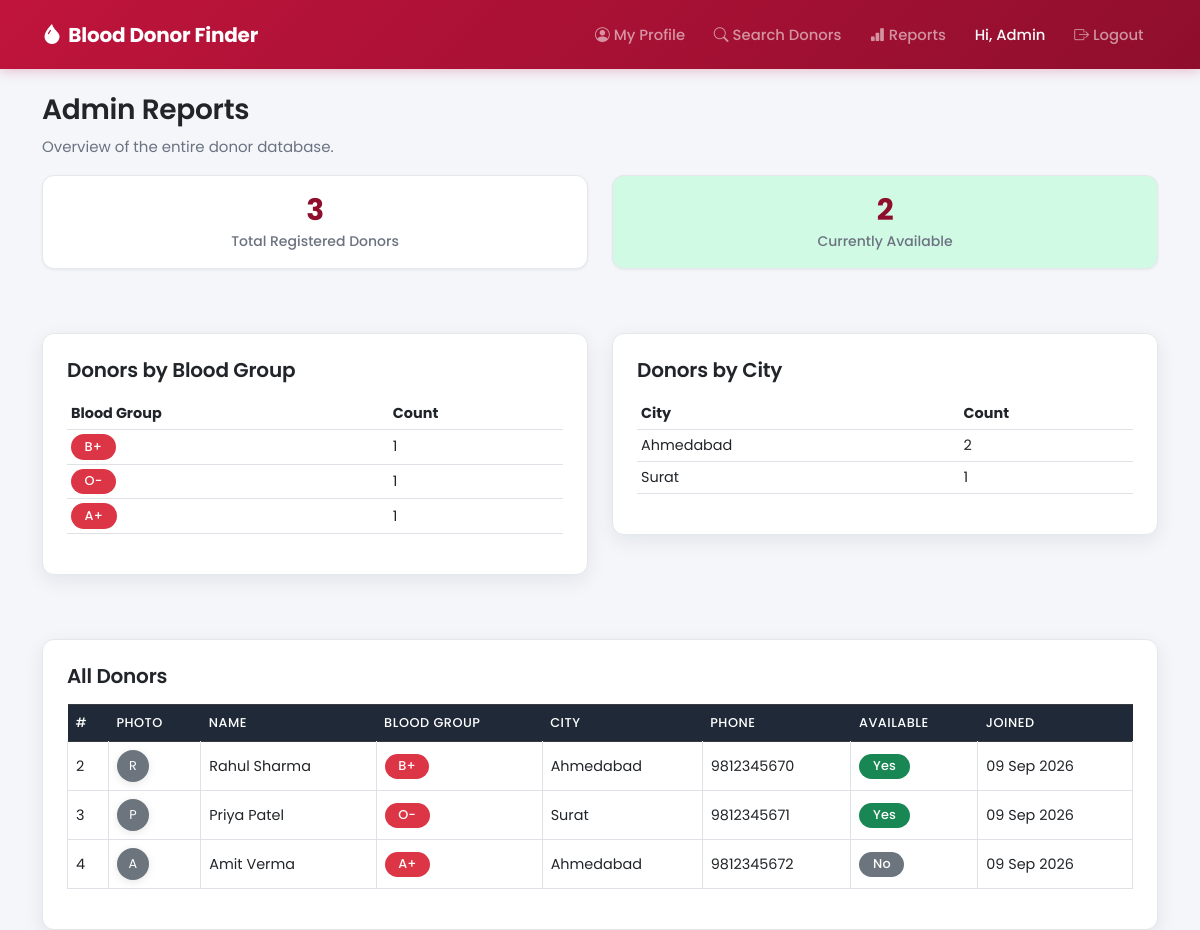
/admin_dashboard.php (signed in), run on the app's committed database.
### tables this page shows
CREATE TABLE donors (
    id INT AUTO_INCREMENT PRIMARY KEY,
    full_name VARCHAR(100) NOT NULL,
    email VARCHAR(100) NOT NULL UNIQUE,
    password VARCHAR(255) NOT NULL,
    phone VARCHAR(15) NOT NULL,
    blood_group ENUM('A+','A-','B+','B-','AB+','AB-','O+','O-') NOT NULL,
    city VARCHAR(50) NOT NULL,
    last_donation_date DATE NULL,
    photo VARCHAR(255) DEFAULT NULL,
    is_available ENUM('Yes','No') DEFAULT 'Yes',
    role ENUM('donor','admin') DEFAULT 'donor',
    created_at TIMESTAMP DEFAULT CURRENT_TIMESTAMP
);

### includes/functions.php (called while the page is built, shortened)
<?php
function is_admin() {
    return isset($_SESSION['role']) && $_SESSION['role'] == 'admin';
}
?>

### admin_dashboard.php (the view, shortened to what this page needs)
<?php
require_once 'includes/db.php';
require_once 'includes/functions.php';
$by_group = $conn->query("SELECT blood_group, COUNT(*) as total FROM donors WHERE role='donor' GROUP BY blood_group ORDER BY total DESC");
$by_city = $conn->query("SELECT city, COUNT(*) as total FROM donors WHERE role='donor' GROUP BY city ORDER BY total DESC");
$per_page = 10;
$page = isset($_GET['page']) && is_numeric($_GET['page']) ? (int)$_GET['page'] : 1;
$offset = ($page - 1) * $per_page;
$stmt = $conn->prepare("SELECT * FROM donors WHERE role='donor' ORDER BY created_at DESC LIMIT ? OFFSET ?");
$stmt->bind_param("ii", $per_page, $offset);
$stmt->execute();
$all_donors = $stmt->get_result();
$total_donors = $conn->query("SELECT COUNT(*) as total FROM donors WHERE role='donor'")->fetch_assoc()['total'];
$available = $conn->query("SELECT COUNT(*) as total FROM donors WHERE role='donor' AND is_available='Yes'")->fetch_assoc()['total'];
?>
<!DOCTYPE html>
<html lang="en">
<head>
<link rel="stylesheet" href="https://cdn.jsdelivr.net/npm/bootstrap@5.3.0/dist/css/bootstrap.min.css">
<link rel="stylesheet" href="https://cdn.jsdelivr.net/npm/bootstrap-icons@1.11.3/font/bootstrap-icons.css">
<link rel="stylesheet" href="css/style.css">
</head>
<body>
<?php include 'includes/navbar.php'; ?>
<div class="container mt-4">
    <h3>Admin Reports</h3>
    <p class="text-muted">Overview of the entire donor database.</p>
    <div class="row mb-4">
        <div class="col-md-6 col-6">
            <div class="card text-center p-3 stat-card">
                <h4><?php echo $total_donors; ?></h4>
                <p class="mb-0">Total Registered Donors</p>
            </div>
        </div>
        <div class="col-md-6 col-6">
            <div class="card text-center p-3 stat-card bg-success-subtle">
                <h4><?php echo $available; ?></h4>
                <p class="mb-0">Currently Available</p>
            </div>
        </div>
    </div>
    <div class="row">
        <div class="col-md-6 mb-4">
            <div class="card form-box p-4">
                <h5 class="mb-3">Donors by Blood Group</h5>
                <table class="table table-sm">
                    <thead><tr><th>Blood Group</th><th>Count</th></tr></thead>
                    <tbody>
                        <?php while ($row = $by_group->fetch_assoc()): ?>
                        <tr>
                            <td><span class="badge bg-danger"><?php echo $row['blood_group']; ?></span></td>
                            <td><?php echo $row['total']; ?></td>
                        </tr>
                        <?php endwhile; ?>
                    </tbody>
                </table>
            </div>
        </div>
        <div class="col-md-6 mb-4">
            <div class="card form-box p-4">
                <h5 class="mb-3">Donors by City</h5>
                <table class="table table-sm">
                    <thead><tr><th>City</th><th>Count</th></tr></thead>
                    <tbody>
                        <?php while ($row = $by_city->fetch_assoc()): ?>
                        <tr>
                            <td><?php echo htmlspecialchars($row['city']); ?></td>
                            <td><?php echo $row['total']; ?></td>
                        </tr>
                        <?php endwhile; ?>
                    </tbody>
                </table>
            </div>
        </div>
    </div>
    <div class="card form-box p-4">
        <h5 class="mb-3">All Donors</h5>
        <div class="table-responsive">
            <table class="table table-bordered table-hover">
                <thead class="table-dark">
                    <tr>
                        <th>#</th><th>Photo</th><th>Name</th><th>Blood Group</th><th>City</th><th>Phone</th><th>Available</th><th>Joined</th>
                    </tr>
                </thead>
                <tbody>
                    <?php while ($row = $all_donors->fetch_assoc()): ?>
                    <tr>
                        <td><?php echo $row['id']; ?></td>
                        <td>
                            <?php if (!empty($row['photo'])): ?>
                                <img src="uploads/<?php echo htmlspecialchars($row['photo']); ?>" class="rounded-circle" width="32" height="32" style="object-fit:cover;">
                            <?php else: ?>
                                <div class="rounded-circle bg-secondary text-white d-inline-flex align-items-center justify-content-center" style="width:32px;height:32px;font-size:0.8rem;">
                                    <?php echo strtoupper(substr($row['full_name'], 0, 1)); ?>
                                </div>
                            <?php endif; ?>
                        </td>
                        <td><?php echo htmlspecialchars($row['full_name']); ?></td>
                        <td><span class="badge bg-danger"><?php echo $row['blood_group']; ?></span></td>
                        <td><?php echo htmlspecialchars($row['city']); ?></td>
                        <td><?php echo htmlspecialchars($row['phone']); ?></td>
                        <td><?php echo $row['is_available'] == 'Yes' ? '<span class="badge bg-success">Yes</span>' : '<span class="badge bg-secondary">No</span>'; ?></td>
                        <td><?php echo date('d M Y', strtotime($row['created_at'])); ?></td>
                    </tr>
                    <?php endwhile; ?>
                </tbody>
            </table>
        </div>
    </div>
</div>
</body>
</html>

### includes/navbar.php (shortened to what this page needs)
<nav class="navbar navbar-expand-lg navbar-dark bg-danger">
  <div class="container">
    <a class="navbar-brand" href="dashboard.php"><i class="bi bi-droplet-fill"></i> Blood Donor Finder</a>
    <div class="collapse navbar-collapse" id="navMenu">
      <ul class="navbar-nav ms-auto align-items-lg-center">
        <li class="nav-item"><a class="nav-link" href="dashboard.php"><i class="bi bi-person-circle me-1"></i>My Profile</a></li>
        <li class="nav-item"><a class="nav-link" href="search.php"><i class="bi bi-search me-1"></i>Search Donors</a></li>
        <?php if (is_admin()): ?>
            <li class="nav-item"><a class="nav-link" href="admin_dashboard.php"><i class="bi bi-bar-chart-fill me-1"></i>Reports</a></li>
        <?php endif; ?>
        <li class="nav-item"><span class="nav-link text-light">Hi, <?php echo htmlspecialchars($_SESSION['full_name']); ?></span></li>
        <li class="nav-item"><a class="nav-link" href="logout.php"><i class="bi bi-box-arrow-right me-1"></i>Logout</a></li>
      </ul>
    </div>
  </div>
</nav>

### css/style.css (style rules this page uses)
:root { --color-primary: #c0143c; --color-primary-dark: #8f0e2c; --color-primary-light: #e63958; --color-success: #1a9d5c; --color-warning: #e6a70a; --color-info: #0d8fb2; --color-secondary: #6c757d; --color-bg: #f4f6fa; --color-surface: #ffffff; --color-text: #212529; --color-text-muted: #6b7280; --color-border: #e5e7eb; --radius-sm: 8px; --radius-md: 12px; --radius-lg: 18px; --shadow-sm: 0 1px 3px rgba(15, 23, 42, 0.06); --shadow-md: 0 6px 20px rgba(15, 23, 42, 0.08); --shadow-lg: 0 12px 32px rgba(15, 23, 42, 0.12); --transition-fast: 0.15s ease; --transition-base: 0.25s ease; }
* { box-sizing: border-box; }
body { background-color: var(--color-bg); color: var(--color-text); font-family: 'Poppins', 'Segoe UI', Arial, sans-serif; font-size: 15px; line-height: 1.6; -webkit-font-smoothing: antialiased; }
h1, h2, h3, h4, h5, h6 { font-weight: 600; letter-spacing: -0.01em; }
a { text-decoration: none; transition: color var(--transition-fast); }
.navbar.bg-danger { background: linear-gradient(135deg, var(--color-primary), var(--color-primary-dark)) !important; box-shadow: 0 2px 12px rgba(192, 20, 60, 0.25); padding-top: 0.85rem; padding-bottom: 0.85rem; }
.navbar-brand { font-weight: 700; font-size: 1.25rem; letter-spacing: -0.01em; display: flex; align-items: center; gap: 0.4rem; }
.navbar-nav .nav-link { font-weight: 500; font-size: 0.925rem; padding: 0.5rem 0.9rem !important; border-radius: var(--radius-sm); transition: background-color var(--transition-fast), transform var(--transition-fast); }
.form-box { background: var(--color-surface); padding: 2.25rem; border-radius: var(--radius-lg); box-shadow: var(--shadow-md); margin-top: 2.5rem; border: 1px solid var(--color-border); }
.card { border: 1px solid var(--color-border); border-radius: var(--radius-md); }
.stat-card { border-radius: var(--radius-md); box-shadow: var(--shadow-sm); border: 1px solid var(--color-border); transition: transform var(--transition-base), box-shadow var(--transition-base); }
.stat-card h4 { font-weight: 700; font-size: 1.85rem; margin-bottom: 0.15rem; color: var(--color-primary-dark); }
.stat-card p { color: var(--color-text-muted); font-size: 0.875rem; font-weight: 500; }
.badge { padding: 0.4rem 0.85rem; font-size: 0.8rem; font-weight: 500; border-radius: 999px; letter-spacing: 0.01em; }
.status-Resolved, .bg-success-subtle { background-color: #d1fae5 !important; color: #065f46 !important; }
.table { font-size: 0.9rem; }
.table thead.table-dark th { background-color: #1f2937; font-weight: 500; font-size: 0.8rem; text-transform: uppercase; letter-spacing: 0.04em; border: none; }
.table td, .table th { vertical-align: middle; }
.rounded-circle { box-shadow: 0 2px 8px rgba(0,0,0,0.1); }
.text-muted { color: var(--color-text-muted) !important; }

### data on the page
donors: id "2", full_name "R", full_name "Rahul Sharma", blood_group "B+", city "Ahmedabad", phone "9812345670", is_available "Yes", created_at "09 Sep 2026"
donors: id "3", full_name "P", full_name "Priya Patel", blood_group "O-", city "Surat", phone "9812345671", is_available "Yes", created_at "09 Sep 2026"
donors: id "4", full_name "A", full_name "Amit Verma", blood_group "A+", city "Ahmedabad", phone "9812345672", is_available "No", created_at "09 Sep 2026"

### other printed values
$_SESSION['full_name'] "Admin"
$total_donors "3"
$available "2"
$row['blood_group'] "B+"
$row['total'] "1"
$row['blood_group'] "O-"
$row['blood_group'] "A+"
$row['city'] "Ahmedabad"
$row['total'] "2"
$row['city'] "Surat"
